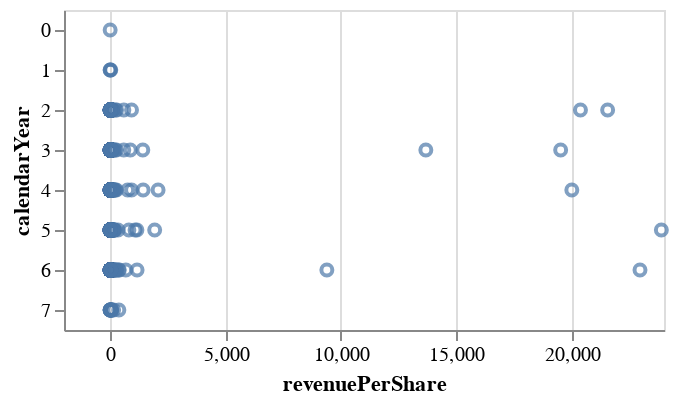

Notebook code for this chart:
### Code cell
#Visulaization 1 : Potentially stock prices of companies over the years 

import altair as alt

res_df = res_df.sort_values(by='calendarYear')

alt.Chart(res_df).mark_point().encode(
    alt.Y('calendarYear:O'),
    alt.X('revenuePerShare:Q')
)
#shows that the revenue per share for most companies is pretty low and then there are some companies which have a higher revenue.

### Figure 1 — Vega-Lite specification as saved in the notebook (floating-point values rounded to 4 significant figures; data arrays with more than 128 entries replaced by an {"elided": "..."} marker saying what was removed)
{"config": {"view": {"continuousWidth": 300, "continuousHeight": 300}}, "data": {"name": "data-279b0449b18e66b1f000396b8e58a47b"}, "mark": {"type": "point"}, "encoding": {"x": {"field": "revenuePerShare", "type": "quantitative"}, "y": {"field": "calendarYear", "type": "ordinal"}}, "$schema": "https://vega.github.io/schema/vega-lite/v5.20.1.json", "datasets": {"data-279b0449b18e66b1f000396b8e58a47b": {"elided": "798 records"}}}
